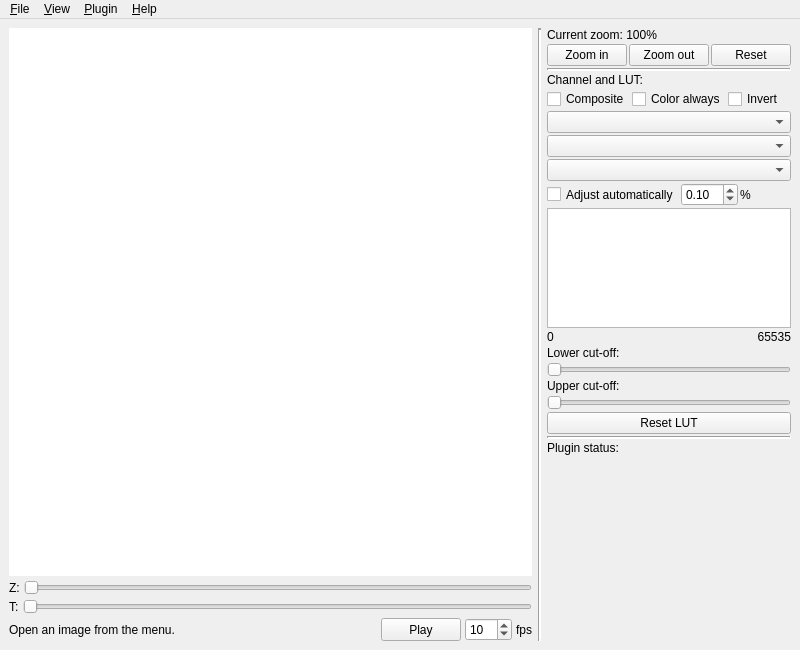
<?xml version="1.0" encoding="UTF-8"?>
<ui version="4.0">
 <class>mainwindow</class>
 <widget class="QMainWindow" name="mainwindow">
  <property name="geometry">
   <rect>
    <x>0</x>
    <y>0</y>
    <width>800</width>
    <height>650</height>
   </rect>
  </property>
  <property name="sizePolicy">
   <sizepolicy hsizetype="Minimum" vsizetype="Minimum">
    <horstretch>0</horstretch>
    <verstretch>0</verstretch>
   </sizepolicy>
  </property>
  <property name="minimumSize">
   <size>
    <width>400</width>
    <height>300</height>
   </size>
  </property>
  <property name="mouseTracking">
   <bool>false</bool>
  </property>
  <property name="windowTitle">
   <string>MainWindow</string>
  </property>
  <widget class="QWidget" name="centralwidget">
   <property name="sizePolicy">
    <sizepolicy hsizetype="Minimum" vsizetype="Minimum">
     <horstretch>0</horstretch>
     <verstretch>0</verstretch>
    </sizepolicy>
   </property>
   <property name="minimumSize">
    <size>
     <width>800</width>
     <height>600</height>
    </size>
   </property>
   <layout class="QGridLayout" name="gridLayout">
    <item row="0" column="0">
     <layout class="QHBoxLayout" name="hlayout_all">
      <property name="spacing">
       <number>6</number>
      </property>
      <property name="sizeConstraint">
       <enum>QLayout::SetMinimumSize</enum>
      </property>
      <item>
       <layout class="QVBoxLayout" name="vlayout_view">
        <property name="spacing">
         <number>4</number>
        </property>
        <property name="sizeConstraint">
         <enum>QLayout::SetMinimumSize</enum>
        </property>
        <item>
         <widget class="QGraphicsView" name="gview_image">
          <property name="sizePolicy">
           <sizepolicy hsizetype="Expanding" vsizetype="Expanding">
            <horstretch>0</horstretch>
            <verstretch>0</verstretch>
           </sizepolicy>
          </property>
          <property name="minimumSize">
           <size>
            <width>256</width>
            <height>256</height>
           </size>
          </property>
          <property name="mouseTracking">
           <bool>false</bool>
          </property>
          <property name="autoFillBackground">
           <bool>false</bool>
          </property>
          <property name="frameShape">
           <enum>QFrame::NoFrame</enum>
          </property>
          <property name="sizeAdjustPolicy">
           <enum>QAbstractScrollArea::AdjustToContents</enum>
          </property>
          <property name="alignment">
           <set>Qt::AlignCenter</set>
          </property>
         </widget>
        </item>
        <item>
         <layout class="QHBoxLayout" name="hlayout_slider_zstack">
          <property name="spacing">
           <number>4</number>
          </property>
          <property name="sizeConstraint">
           <enum>QLayout::SetMaximumSize</enum>
          </property>
          <item>
           <widget class="QLabel" name="label_zstack">
            <property name="sizePolicy">
             <sizepolicy hsizetype="Minimum" vsizetype="Minimum">
              <horstretch>0</horstretch>
              <verstretch>0</verstretch>
             </sizepolicy>
            </property>
            <property name="text">
             <string>Z:</string>
            </property>
           </widget>
          </item>
          <item>
           <widget class="QSlider" name="slider_zstack">
            <property name="sizePolicy">
             <sizepolicy hsizetype="Expanding" vsizetype="Minimum">
              <horstretch>0</horstretch>
              <verstretch>0</verstretch>
             </sizepolicy>
            </property>
            <property name="mouseTracking">
             <bool>true</bool>
            </property>
            <property name="tabletTracking">
             <bool>true</bool>
            </property>
            <property name="maximum">
             <number>0</number>
            </property>
            <property name="orientation">
             <enum>Qt::Horizontal</enum>
            </property>
           </widget>
          </item>
         </layout>
        </item>
        <item>
         <layout class="QHBoxLayout" name="hlayout_slider_time">
          <property name="spacing">
           <number>4</number>
          </property>
          <property name="sizeConstraint">
           <enum>QLayout::SetMaximumSize</enum>
          </property>
          <item>
           <widget class="QLabel" name="label_time">
            <property name="sizePolicy">
             <sizepolicy hsizetype="Minimum" vsizetype="Minimum">
              <horstretch>0</horstretch>
              <verstretch>0</verstretch>
             </sizepolicy>
            </property>
            <property name="text">
             <string>T:</string>
            </property>
           </widget>
          </item>
          <item>
           <widget class="QSlider" name="slider_time">
            <property name="sizePolicy">
             <sizepolicy hsizetype="Expanding" vsizetype="Minimum">
              <horstretch>0</horstretch>
              <verstretch>0</verstretch>
             </sizepolicy>
            </property>
            <property name="mouseTracking">
             <bool>true</bool>
            </property>
            <property name="tabletTracking">
             <bool>true</bool>
            </property>
            <property name="maximum">
             <number>0</number>
            </property>
            <property name="orientation">
             <enum>Qt::Horizontal</enum>
            </property>
           </widget>
          </item>
         </layout>
        </item>
        <item>
         <layout class="QHBoxLayout" name="hlayout_status">
          <property name="spacing">
           <number>4</number>
          </property>
          <item>
           <widget class="QLabel" name="label_status">
            <property name="sizePolicy">
             <sizepolicy hsizetype="Expanding" vsizetype="Minimum">
              <horstretch>0</horstretch>
              <verstretch>0</verstretch>
             </sizepolicy>
            </property>
            <property name="text">
             <string>Open an image from the menu.</string>
            </property>
           </widget>
          </item>
          <item>
           <widget class="QPushButton" name="button_play">
            <property name="sizePolicy">
             <sizepolicy hsizetype="Minimum" vsizetype="Minimum">
              <horstretch>0</horstretch>
              <verstretch>0</verstretch>
             </sizepolicy>
            </property>
            <property name="text">
             <string>Play</string>
            </property>
           </widget>
          </item>
          <item>
           <widget class="QSpinBox" name="spin_fps">
            <property name="sizePolicy">
             <sizepolicy hsizetype="Minimum" vsizetype="Minimum">
              <horstretch>0</horstretch>
              <verstretch>0</verstretch>
             </sizepolicy>
            </property>
            <property name="minimum">
             <number>5</number>
            </property>
            <property name="maximum">
             <number>100</number>
            </property>
            <property name="singleStep">
             <number>5</number>
            </property>
            <property name="value">
             <number>10</number>
            </property>
           </widget>
          </item>
          <item>
           <widget class="QLabel" name="label_fps">
            <property name="sizePolicy">
             <sizepolicy hsizetype="Minimum" vsizetype="Minimum">
              <horstretch>0</horstretch>
              <verstretch>0</verstretch>
             </sizepolicy>
            </property>
            <property name="text">
             <string>fps</string>
            </property>
           </widget>
          </item>
         </layout>
        </item>
       </layout>
      </item>
      <item>
       <widget class="Line" name="vline_panel">
        <property name="lineWidth">
         <number>2</number>
        </property>
        <property name="orientation">
         <enum>Qt::Vertical</enum>
        </property>
       </widget>
      </item>
      <item>
       <layout class="QVBoxLayout" name="vlayout_panel">
        <property name="spacing">
         <number>2</number>
        </property>
        <property name="sizeConstraint">
         <enum>QLayout::SetMinimumSize</enum>
        </property>
        <item>
         <layout class="QVBoxLayout" name="vlayout_zoom">
          <property name="sizeConstraint">
           <enum>QLayout::SetMinimumSize</enum>
          </property>
          <item>
           <widget class="QLabel" name="label_zoom_status">
            <property name="sizePolicy">
             <sizepolicy hsizetype="Minimum" vsizetype="Minimum">
              <horstretch>0</horstretch>
              <verstretch>0</verstretch>
             </sizepolicy>
            </property>
            <property name="text">
             <string>Current zoom: 100%</string>
            </property>
           </widget>
          </item>
          <item>
           <layout class="QHBoxLayout" name="hlayout_zoom_button">
            <property name="sizeConstraint">
             <enum>QLayout::SetMaximumSize</enum>
            </property>
            <item>
             <widget class="QPushButton" name="button_zoom_in">
              <property name="sizePolicy">
               <sizepolicy hsizetype="Minimum" vsizetype="Minimum">
                <horstretch>0</horstretch>
                <verstretch>0</verstretch>
               </sizepolicy>
              </property>
              <property name="text">
               <string>Zoom in</string>
              </property>
             </widget>
            </item>
            <item>
             <widget class="QPushButton" name="button_zoom_out">
              <property name="sizePolicy">
               <sizepolicy hsizetype="Minimum" vsizetype="Minimum">
                <horstretch>0</horstretch>
                <verstretch>0</verstretch>
               </sizepolicy>
              </property>
              <property name="text">
               <string>Zoom out</string>
              </property>
             </widget>
            </item>
            <item>
             <widget class="QPushButton" name="button_zoom_reset">
              <property name="sizePolicy">
               <sizepolicy hsizetype="Minimum" vsizetype="Minimum">
                <horstretch>0</horstretch>
                <verstretch>0</verstretch>
               </sizepolicy>
              </property>
              <property name="text">
               <string>Reset</string>
              </property>
             </widget>
            </item>
           </layout>
          </item>
         </layout>
        </item>
        <item>
         <widget class="Line" name="hline_panel">
          <property name="sizePolicy">
           <sizepolicy hsizetype="Minimum" vsizetype="Minimum">
            <horstretch>0</horstretch>
            <verstretch>0</verstretch>
           </sizepolicy>
          </property>
          <property name="lineWidth">
           <number>2</number>
          </property>
          <property name="orientation">
           <enum>Qt::Horizontal</enum>
          </property>
         </widget>
        </item>
        <item>
         <widget class="QLabel" name="label_channel">
          <property name="sizePolicy">
           <sizepolicy hsizetype="Minimum" vsizetype="Minimum">
            <horstretch>0</horstretch>
            <verstretch>0</verstretch>
           </sizepolicy>
          </property>
          <property name="text">
           <string>Channel and LUT:</string>
          </property>
         </widget>
        </item>
        <item>
         <layout class="QHBoxLayout" name="hlayout_composite">
          <property name="sizeConstraint">
           <enum>QLayout::SetMinimumSize</enum>
          </property>
          <item>
           <widget class="QCheckBox" name="check_composite">
            <property name="sizePolicy">
             <sizepolicy hsizetype="Minimum" vsizetype="Minimum">
              <horstretch>0</horstretch>
              <verstretch>0</verstretch>
             </sizepolicy>
            </property>
            <property name="text">
             <string>Composite</string>
            </property>
           </widget>
          </item>
          <item>
           <widget class="QCheckBox" name="check_color_always">
            <property name="sizePolicy">
             <sizepolicy hsizetype="Minimum" vsizetype="Minimum">
              <horstretch>0</horstretch>
              <verstretch>0</verstretch>
             </sizepolicy>
            </property>
            <property name="text">
             <string>Color always</string>
            </property>
           </widget>
          </item>
          <item>
           <widget class="QCheckBox" name="check_invert_lut">
            <property name="sizePolicy">
             <sizepolicy hsizetype="Minimum" vsizetype="Minimum">
              <horstretch>0</horstretch>
              <verstretch>0</verstretch>
             </sizepolicy>
            </property>
            <property name="text">
             <string>Invert</string>
            </property>
           </widget>
          </item>
         </layout>
        </item>
        <item>
         <widget class="QComboBox" name="combo_channel">
          <property name="sizePolicy">
           <sizepolicy hsizetype="Minimum" vsizetype="Minimum">
            <horstretch>0</horstretch>
            <verstretch>0</verstretch>
           </sizepolicy>
          </property>
         </widget>
        </item>
        <item>
         <widget class="QComboBox" name="combo_lut">
          <property name="sizePolicy">
           <sizepolicy hsizetype="Minimum" vsizetype="Minimum">
            <horstretch>0</horstretch>
            <verstretch>0</verstretch>
           </sizepolicy>
          </property>
         </widget>
        </item>
        <item>
         <widget class="QComboBox" name="combo_bits">
          <property name="sizePolicy">
           <sizepolicy hsizetype="Minimum" vsizetype="Minimum">
            <horstretch>0</horstretch>
            <verstretch>0</verstretch>
           </sizepolicy>
          </property>
         </widget>
        </item>
        <item>
         <layout class="QHBoxLayout" name="hlayout_auto_lut">
          <property name="spacing">
           <number>2</number>
          </property>
          <property name="sizeConstraint">
           <enum>QLayout::SetMinimumSize</enum>
          </property>
          <item>
           <widget class="QCheckBox" name="check_auto_lut">
            <property name="sizePolicy">
             <sizepolicy hsizetype="Minimum" vsizetype="Minimum">
              <horstretch>0</horstretch>
              <verstretch>0</verstretch>
             </sizepolicy>
            </property>
            <property name="text">
             <string>Adjust automatically</string>
            </property>
           </widget>
          </item>
          <item>
           <widget class="QDoubleSpinBox" name="dspin_auto_cutoff">
            <property name="sizePolicy">
             <sizepolicy hsizetype="Minimum" vsizetype="Minimum">
              <horstretch>0</horstretch>
              <verstretch>0</verstretch>
             </sizepolicy>
            </property>
            <property name="singleStep">
             <double>0.100000000000000</double>
            </property>
            <property name="value">
             <double>0.100000000000000</double>
            </property>
           </widget>
          </item>
          <item>
           <widget class="QLabel" name="label_cutoff">
            <property name="sizePolicy">
             <sizepolicy hsizetype="Minimum" vsizetype="Minimum">
              <horstretch>0</horstretch>
              <verstretch>0</verstretch>
             </sizepolicy>
            </property>
            <property name="text">
             <string>%</string>
            </property>
           </widget>
          </item>
         </layout>
        </item>
        <item>
         <widget class="QGraphicsView" name="gview_lut">
          <property name="sizePolicy">
           <sizepolicy hsizetype="Minimum" vsizetype="Minimum">
            <horstretch>0</horstretch>
            <verstretch>0</verstretch>
           </sizepolicy>
          </property>
          <property name="minimumSize">
           <size>
            <width>160</width>
            <height>120</height>
           </size>
          </property>
          <property name="baseSize">
           <size>
            <width>0</width>
            <height>0</height>
           </size>
          </property>
          <property name="focusPolicy">
           <enum>Qt::NoFocus</enum>
          </property>
          <property name="contextMenuPolicy">
           <enum>Qt::NoContextMenu</enum>
          </property>
          <property name="verticalScrollBarPolicy">
           <enum>Qt::ScrollBarAlwaysOff</enum>
          </property>
          <property name="horizontalScrollBarPolicy">
           <enum>Qt::ScrollBarAlwaysOff</enum>
          </property>
          <property name="sizeAdjustPolicy">
           <enum>QAbstractScrollArea::AdjustToContents</enum>
          </property>
         </widget>
        </item>
        <item>
         <layout class="QHBoxLayout" name="hlayout_lut_range">
          <property name="spacing">
           <number>2</number>
          </property>
          <property name="sizeConstraint">
           <enum>QLayout::SetMinimumSize</enum>
          </property>
          <item>
           <widget class="QLabel" name="label_cutoff_lower">
            <property name="sizePolicy">
             <sizepolicy hsizetype="Minimum" vsizetype="Minimum">
              <horstretch>0</horstretch>
              <verstretch>0</verstretch>
             </sizepolicy>
            </property>
            <property name="text">
             <string>0</string>
            </property>
           </widget>
          </item>
          <item>
           <widget class="QLabel" name="label_cutoff_upper">
            <property name="sizePolicy">
             <sizepolicy hsizetype="Minimum" vsizetype="Minimum">
              <horstretch>0</horstretch>
              <verstretch>0</verstretch>
             </sizepolicy>
            </property>
            <property name="text">
             <string>65535</string>
            </property>
            <property name="alignment">
             <set>Qt::AlignRight|Qt::AlignTrailing|Qt::AlignVCenter</set>
            </property>
           </widget>
          </item>
         </layout>
        </item>
        <item>
         <widget class="QLabel" name="label_slider_lower">
          <property name="sizePolicy">
           <sizepolicy hsizetype="Minimum" vsizetype="Minimum">
            <horstretch>0</horstretch>
            <verstretch>0</verstretch>
           </sizepolicy>
          </property>
          <property name="text">
           <string>Lower cut-off:</string>
          </property>
         </widget>
        </item>
        <item>
         <widget class="QSlider" name="slider_cutoff_lower">
          <property name="sizePolicy">
           <sizepolicy hsizetype="Minimum" vsizetype="Minimum">
            <horstretch>0</horstretch>
            <verstretch>0</verstretch>
           </sizepolicy>
          </property>
          <property name="orientation">
           <enum>Qt::Horizontal</enum>
          </property>
         </widget>
        </item>
        <item>
         <widget class="QLabel" name="label_slider_upper">
          <property name="sizePolicy">
           <sizepolicy hsizetype="Minimum" vsizetype="Minimum">
            <horstretch>0</horstretch>
            <verstretch>0</verstretch>
           </sizepolicy>
          </property>
          <property name="text">
           <string>Upper cut-off:</string>
          </property>
         </widget>
        </item>
        <item>
         <widget class="QSlider" name="slider_cutoff_upper">
          <property name="sizePolicy">
           <sizepolicy hsizetype="Minimum" vsizetype="Minimum">
            <horstretch>0</horstretch>
            <verstretch>0</verstretch>
           </sizepolicy>
          </property>
          <property name="orientation">
           <enum>Qt::Horizontal</enum>
          </property>
         </widget>
        </item>
        <item>
         <widget class="QPushButton" name="button_reset_lut">
          <property name="sizePolicy">
           <sizepolicy hsizetype="Minimum" vsizetype="Minimum">
            <horstretch>0</horstretch>
            <verstretch>0</verstretch>
           </sizepolicy>
          </property>
          <property name="text">
           <string>Reset LUT</string>
          </property>
         </widget>
        </item>
        <item>
         <widget class="Line" name="hline_plugin">
          <property name="lineWidth">
           <number>2</number>
          </property>
          <property name="orientation">
           <enum>Qt::Horizontal</enum>
          </property>
         </widget>
        </item>
        <item>
         <widget class="QLabel" name="label_plugin">
          <property name="sizePolicy">
           <sizepolicy hsizetype="Minimum" vsizetype="Minimum">
            <horstretch>0</horstretch>
            <verstretch>0</verstretch>
           </sizepolicy>
          </property>
          <property name="text">
           <string>Plugin status:</string>
          </property>
         </widget>
        </item>
        <item>
         <layout class="QVBoxLayout" name="vlayout_plugin">
          <property name="sizeConstraint">
           <enum>QLayout::SetMinimumSize</enum>
          </property>
         </layout>
        </item>
        <item>
         <spacer name="spacer_panel">
          <property name="orientation">
           <enum>Qt::Vertical</enum>
          </property>
          <property name="sizeType">
           <enum>QSizePolicy::MinimumExpanding</enum>
          </property>
          <property name="sizeHint" stdset="0">
           <size>
            <width>20</width>
            <height>40</height>
           </size>
          </property>
         </spacer>
        </item>
       </layout>
      </item>
     </layout>
    </item>
   </layout>
  </widget>
  <widget class="QMenuBar" name="menubar">
   <property name="geometry">
    <rect>
     <x>0</x>
     <y>0</y>
     <width>800</width>
     <height>26</height>
    </rect>
   </property>
   <property name="sizePolicy">
    <sizepolicy hsizetype="Preferred" vsizetype="Preferred">
     <horstretch>0</horstretch>
     <verstretch>0</verstretch>
    </sizepolicy>
   </property>
   <widget class="QMenu" name="menu_file">
    <property name="geometry">
     <rect>
      <x>507</x>
      <y>107</y>
      <width>170</width>
      <height>183</height>
     </rect>
    </property>
    <property name="sizePolicy">
     <sizepolicy hsizetype="Preferred" vsizetype="Preferred">
      <horstretch>0</horstretch>
      <verstretch>0</verstretch>
     </sizepolicy>
    </property>
    <property name="minimumSize">
     <size>
      <width>0</width>
      <height>0</height>
     </size>
    </property>
    <property name="acceptDrops">
     <bool>true</bool>
    </property>
    <property name="title">
     <string>&amp;File</string>
    </property>
    <addaction name="action_open_image"/>
    <addaction name="action_load_records"/>
    <addaction name="action_save_records"/>
    <addaction name="action_save_records_as"/>
    <addaction name="separator"/>
    <addaction name="action_quit"/>
   </widget>
   <widget class="QMenu" name="menu_view">
    <property name="sizePolicy">
     <sizepolicy hsizetype="Preferred" vsizetype="Preferred">
      <horstretch>0</horstretch>
      <verstretch>0</verstretch>
     </sizepolicy>
    </property>
    <property name="minimumSize">
     <size>
      <width>0</width>
      <height>0</height>
     </size>
    </property>
    <property name="acceptDrops">
     <bool>true</bool>
    </property>
    <property name="title">
     <string>&amp;View</string>
    </property>
    <addaction name="action_zoom_in"/>
    <addaction name="action_zoom_out"/>
    <addaction name="action_zoom_reset"/>
   </widget>
   <widget class="QMenu" name="menu_help">
    <property name="sizePolicy">
     <sizepolicy hsizetype="Preferred" vsizetype="Preferred">
      <horstretch>0</horstretch>
      <verstretch>0</verstretch>
     </sizepolicy>
    </property>
    <property name="minimumSize">
     <size>
      <width>0</width>
      <height>0</height>
     </size>
    </property>
    <property name="acceptDrops">
     <bool>true</bool>
    </property>
    <property name="title">
     <string>&amp;Help</string>
    </property>
    <addaction name="action_quick_help"/>
    <addaction name="action_about_this"/>
   </widget>
   <widget class="QMenu" name="menu_plugin">
    <property name="title">
     <string>&amp;Plugin</string>
    </property>
   </widget>
   <addaction name="menu_file"/>
   <addaction name="menu_view"/>
   <addaction name="menu_plugin"/>
   <addaction name="menu_help"/>
  </widget>
  <action name="action_open_image">
   <property name="text">
    <string>&amp;Open Image</string>
   </property>
  </action>
  <action name="action_load_records">
   <property name="text">
    <string>&amp;Load Records</string>
   </property>
   <property name="shortcut">
    <string>Ctrl+L</string>
   </property>
  </action>
  <action name="action_save_records">
   <property name="text">
    <string>&amp;Save Records</string>
   </property>
   <property name="shortcut">
    <string>Ctrl+S</string>
   </property>
  </action>
  <action name="action_save_records_as">
   <property name="text">
    <string>Save Records &amp;As</string>
   </property>
   <property name="shortcut">
    <string>Ctrl+Shift+S</string>
   </property>
   <property name="shortcutVisibleInContextMenu">
    <bool>true</bool>
   </property>
  </action>
  <action name="action_quit">
   <property name="text">
    <string>&amp;Quit</string>
   </property>
   <property name="toolTip">
    <string>Quit</string>
   </property>
   <property name="shortcut">
    <string>Ctrl+Q</string>
   </property>
  </action>
  <action name="action_zoom_in">
   <property name="text">
    <string>Zoom &amp;In</string>
   </property>
   <property name="shortcut">
    <string>Ctrl++</string>
   </property>
  </action>
  <action name="action_zoom_out">
   <property name="text">
    <string>Zoom &amp;Out</string>
   </property>
   <property name="shortcut">
    <string>Ctrl+-</string>
   </property>
  </action>
  <action name="action_zoom_reset">
   <property name="text">
    <string>&amp;Reset Zoom</string>
   </property>
   <property name="shortcut">
    <string>Ctrl+0</string>
   </property>
  </action>
  <action name="action_quick_help">
   <property name="text">
    <string>&amp;Quick Help</string>
   </property>
  </action>
  <action name="action_about_this">
   <property name="text">
    <string>&amp;About This Script</string>
   </property>
  </action>
 </widget>
 <resources/>
 <connections/>
</ui>
